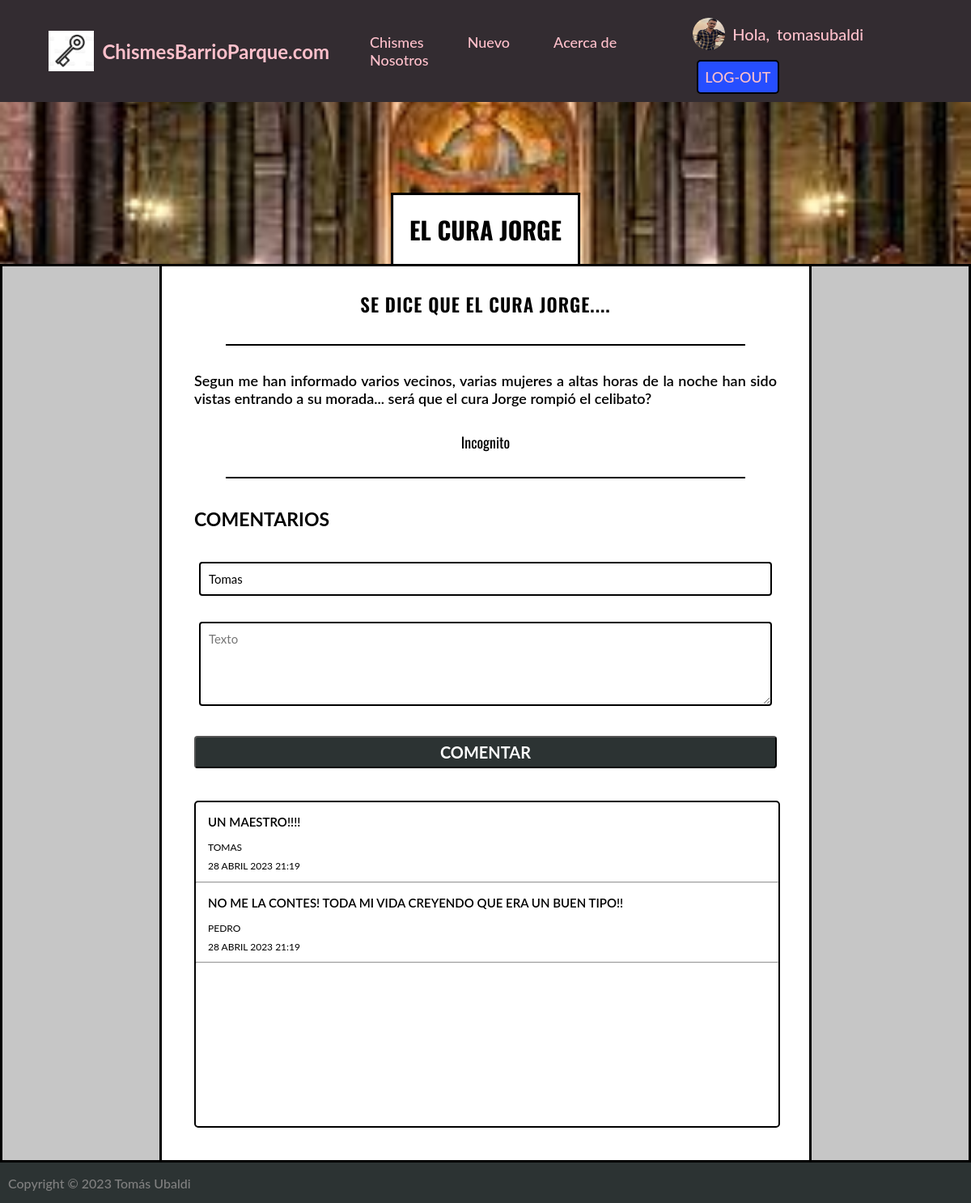
Page /pages/2 (signed in) on the committed database.
### app2/models.py (models this page shows, shortened)
class Avatar(models.Model):
    user = models.OneToOneField(User, on_delete=models.CASCADE)
    imagen = models.ImageField(upload_to='avatares', null=True, blank=True)

### app1/models.py (models this page shows, shortened)
class Blog(models.Model):
    titulo = models.CharField(max_length=100)
    subtitulo=models.CharField(max_length=300)
    cuerpo=models.TextField()
    autor=models.CharField(max_length=50)
    fecha=models.DateField(auto_now_add=True)
    imagen=models.ImageField(upload_to="blog_imgs", null=True, blank=True)

class Comentario(models.Model):
    blog = models.ForeignKey(Blog, on_delete=models.CASCADE)
    nombre = models.CharField(max_length=100)
    contenido = models.CharField(max_length=300)
    fecha = models.DateTimeField(auto_now_add=True)

### app1/views.py (the view)
# urls.py: path('pages/<id>', leer_mas, name="LEER_MAS"),
def leer_mas(request, id):
    if request.method=="POST":
        form=Form_Comentario(request.POST)
        if form.is_valid():
            info=form.cleaned_data
            comentario=Comentario(blog_id=id, contenido=info["contenido"], nombre=info["nombre"])
            comentario.save()
    blog = Blog.objects.get(id=id)
    comentarios=Comentario.objects.filter(blog_id=id)
    form = Form_Comentario(initial={"nombre":request.user.first_name})
    contexto = {
        "blog":blog,
        "form":form,
        "user":request.user,
        "comentarios":comentarios[::-1]
    }
    return render(request, "app1/leer-mas.html", context=contexto)

### app1/forms.py
class Form_Comentario(forms.Form):
    nombre = forms.CharField(label='', max_length=100, widget = forms.TextInput(attrs={'class': 'form-control', 'placeholder':'Nombre'}))
    contenido = forms.CharField(label='', widget = forms.Textarea(attrs={'class': 'form-control', 'placeholder':'Texto'}))

### templates/app1/leer-mas.html (shortened to what this page needs)
{% extends 'index.html' %}
{% block content %}
    {% load static %}
    <div class="hub-leer-mas">
        {% if blog.imagen %}
            <img class="hub-img" src="/media/{{blog.imagen}}">
        {% else %}
        <img class="hub-img" src="{%static 'img/sh.jpeg' %}">
        {% endif %}
        <h2>{{blog.titulo}}</h2>
    </div>
    <div class="flex-leermas">
        <div class="content">
            <div class="subtitulo-content">
                <p>{{blog.subtitulo}}</p>
                <br>
                <hr style="width: 80%; border: 1px solid black">
            </div>
            <div class="cuerpo-content">
                <p>{{blog.cuerpo|linebreaks}}</p>
            </div>
            <div class="autor-content">
                <p style="margin-bottom: 30px;">{{blog.autor}}</p>
            </div>
            <hr style="width: 80%; border: 1px solid black">
            <div class="comentarios">
                <p style="text-align: left;">Comentarios</p>
                <div class="form-comentarios">
                    <form action="" method="POST" enctype="multipart/form-data">
                            {{form.as_p}}
                        <button type="submit" class="boton">Comentar</button>
                    </form>
                </div>
                {% if comentarios %}
                    <div class="caja-comentarios">
                        {% for comentario in comentarios %}
                            <p class="texto-coment">{{comentario.contenido}}</p>
                            <p class="autor-coment">{{comentario.nombre}}</p>
                            <p class="autor-coment">{{comentario.fecha}}</p>
                            <hr>
                        {% endfor %}
                    </div>
                {% else %}
                    <div class="caja-comentarios" style="display: flex; justify-content: center; align-items: center;">
                            <p>No hay comentarios.</p>
                    </div>
                {% endif %}
            </div>
        </div>
    </div>
{% endblock %}

### templates/index.html (shortened to what this page needs)
<!DOCTYPE html>
<html lang="es">
<head>
    {% load static %}
    <link href="{% static 'main.css' %}" rel="stylesheet" type="text/css">
</head>
<body>
    <header>
        <a href="{% url 'HOME' %}" class="logo">
            <img src="{% static 'img/logo_chismeblog.png' %}" alt="logo">
            <h2 class="nombre-pag"> ChismesBarrioParque.com </h2>
        </a>
        <nav>
            {% if user.is_authenticated  %}
                <a href="{% url 'BLOGS' %}" class="nav-link">Chismes</a>
                <a href="{% url 'CREATION_BLOG' %}" class="nav-link">Nuevo</a>
                <a href="{% url 'ABOUT_ME' %}" class="nav-link">Acerca de Nosotros</a>
            {% else %}
                <a href="{% url 'LOGIN' %}" class="nav-link"> LOGIN</a>
                <a href="{% url 'REGISTER' %}" class="nav-link"> REGISTER</a>
            {% endif %}
        </nav>
        {% if user.is_authenticated %}
            <div class="inblock">
                {% if user.avatar.imagen.url  %}
                    <img src="{{user.avatar.imagen.url }}" alt="user" style="height: 40px; width: 40px; border-radius: 80%;">
                {% else %}
                    <img src="{% static 'img/non_profile.jpg' %}" alt="user" style="height: 40px; width: 40px; border-radius: 80%;">
                {% endif %}
                <p>Hola, </p>
                <a href="{% url 'PROFILE' %}" class="user">{{user}}</a>
                <a href="{% url 'LOGOUT' %}" class="btn" style="font-size: 18px;"> LOG-OUT</a>
            </div>
        {% endif %}
    </header>
    {% block content %}{% endblock %}
    <footer>
        <a class="footer-texto">
            <p> Copyright © 2023 Tomás Ubaldi </p>
        </a>
    </footer>
</body>
</html>

### app1/static/main.css (style rules this page uses)
body { font-family: "Lato", -apple-system, BlinkMacSystemFont, "Segoe UI", Roboto, "Helvetica Neue", Arial, sans-serif, "Apple Color Emoji", "Segoe UI Emoji", "Segoe UI Symbol", "Noto Color Emoji"; margin:0; background-color: #e3cbe4; }
a { text-decoration: none; color: pink; }
header { display: flex; min-height: 50px; background-color: #332c31; justify-content: space-between; align-items: center; padding: 10px; }
.nombre-pag { margin-right: 50px; }
.logo { display: flex; align-items: center; }
.logo img { height: 50px; margin-right: 10px; margin-left: 50px; }
nav a { font-weight: 500; padding-right: 50px; font-size: 18px; }
.inblock img, .inblock a, .inblock p { display: inline-block; vertical-align: middle; font-weight: 500; font-size: 18px; }
.inblock a { margin-right: 20px; font-size: 20px; margin-left: 5px; }
.inblock p { font-size: 20px; margin-left: 5px; color: pink; }
.btn { font-weight: 600; background-color: rgb(38, 78, 255); padding: 8px; text-align: center; border-radius: 5px; font-size: 10px; border: 2px solid black; cursor: pointer; }
.hub-img { position: absolute; top: 0; left: 0; width: 100%; height: 100%; object-fit: cover; }
footer { display: flex; height: 30px; background-color: #2C3333; justify-content: space-between; align-items: center; padding: 10px; }
.footer-texto { display: flex; align-items: center; color: grey; font-weight: 500; }
.footer-texto p { margin:0; }
.form-control { width: 95%; background-color: white; padding: 10px; border-radius: 4px; margin-bottom: 16px; margin-top: 16px; border: 2px solid black; font-family: "Lato", -apple-system, BlinkMacSystemFont, "Segoe UI", Roboto, "Helvetica Neue", Arial, sans-serif, "Apple Color Emoji", "Segoe UI Emoji", "Segoe UI Symbol", "Noto Color Emoji"; font-size: 15px; }
.hub-leer-mas { display: flex; position: relative; width: 100%; height: 200px; margin: 2px solid black; }
.hub-leer-mas h2 { position: absolute; bottom: 0; left: 50%; transform: translateX(-50%); text-align: center; color: black; background-color: white; padding: 20px; margin: 0; font-size: 30px; font-family: 'Oswald', sans-serif; text-transform: uppercase; border-top: 3px solid black; border-right: 3px solid black; border-left: 3px solid black; }
.flex-leermas { display: flex; align-items: center; background-color: rgb(198, 198, 198); text-align: center; justify-content: center; border:3px solid black; }
.content { background-color: rgb(255, 255, 255); min-height: 720px; width: 800px; text-align: center; margin-top: 0px; word-wrap: break-word; border-right: 3px solid black; border-left: 3px solid black; }
.subtitulo-content { background-color: white; height: 70px; margin: 0; font-family: 'Oswald', sans-serif; text-transform: uppercase; letter-spacing: 1px; }
.subtitulo-content p { font-size: 23px; font-weight: 600; margin: 0; margin-top: 30px; }
.cuerpo-content { background-color: white; padding-left: 40px; padding-right: 40px; text-align: justify; }
.cuerpo-content p { font-size: 18px; font-weight: 600; margin: 0; margin-top: 30px; }
.autor-content { font-size: 18px; font-weight: 600; margin: 0; margin-top: 30px; font-family: 'Oswald', sans-serif; font-weight: 400; }
.comentarios { padding: 40px; text-transform: uppercase; padding-top: 5px; font-weight: 700; font-size: 23px; }
.form-comentarios p { margin:0; }
.form-comentarios textarea { height: 80px; }
.caja-comentarios { margin-top: 20px; border-radius: 5px; border:2px solid black; min-height: 400px; height: 100%; width: 100%; text-align: left; }
.texto-coment { margin: 15px; font-size: 15px; font-weight: 600; }
.autor-coment { font-size: 12px; font-weight: 400; margin: 0; margin-left: 15px; margin-bottom: 8px; }
.boton { width: 100%; font-size: 20px; color: white; text-transform: uppercase; font-weight: 700; background-color: #2C3333; border-color: black; border-radius: 0.25rem; padding: 0.375rem 0.75rem; margin-top: 20px; margin: 16px 0; font-family: "Lato", -apple-system, BlinkMacSystemFont, "Segoe UI", Roboto, "Helvetica Neue", Arial, sans-serif, "Apple Color Emoji", "Segoe UI Emoji", "Segoe UI Symbol", "Noto Color Emoji"; margin-bottom: 20px; }

### rows in the picture
Blog: imagen (picture), titulo "EL CURA JORGE", subtitulo "SE DICE QUE EL CURA JORGE....", cuerpo "Segun me han informado varios vecinos, varias mujeres a altas horas de la noche han sido vistas entrando a su morada... será que el cura Jorge rompió el celibato?", autor "Incognito"
Comentario: contenido "UN MAESTRO!!!!", nombre "TOMAS", fecha "28 ABRIL 2023 21:19"
Comentario: contenido "NO ME LA CONTES! TODA MI VIDA CREYENDO QUE ERA UN BUEN TIPO!!", nombre "PEDRO", fecha "28 ABRIL 2023 21:19"

### other values in the picture
{{ user }} "tomasubaldi"
